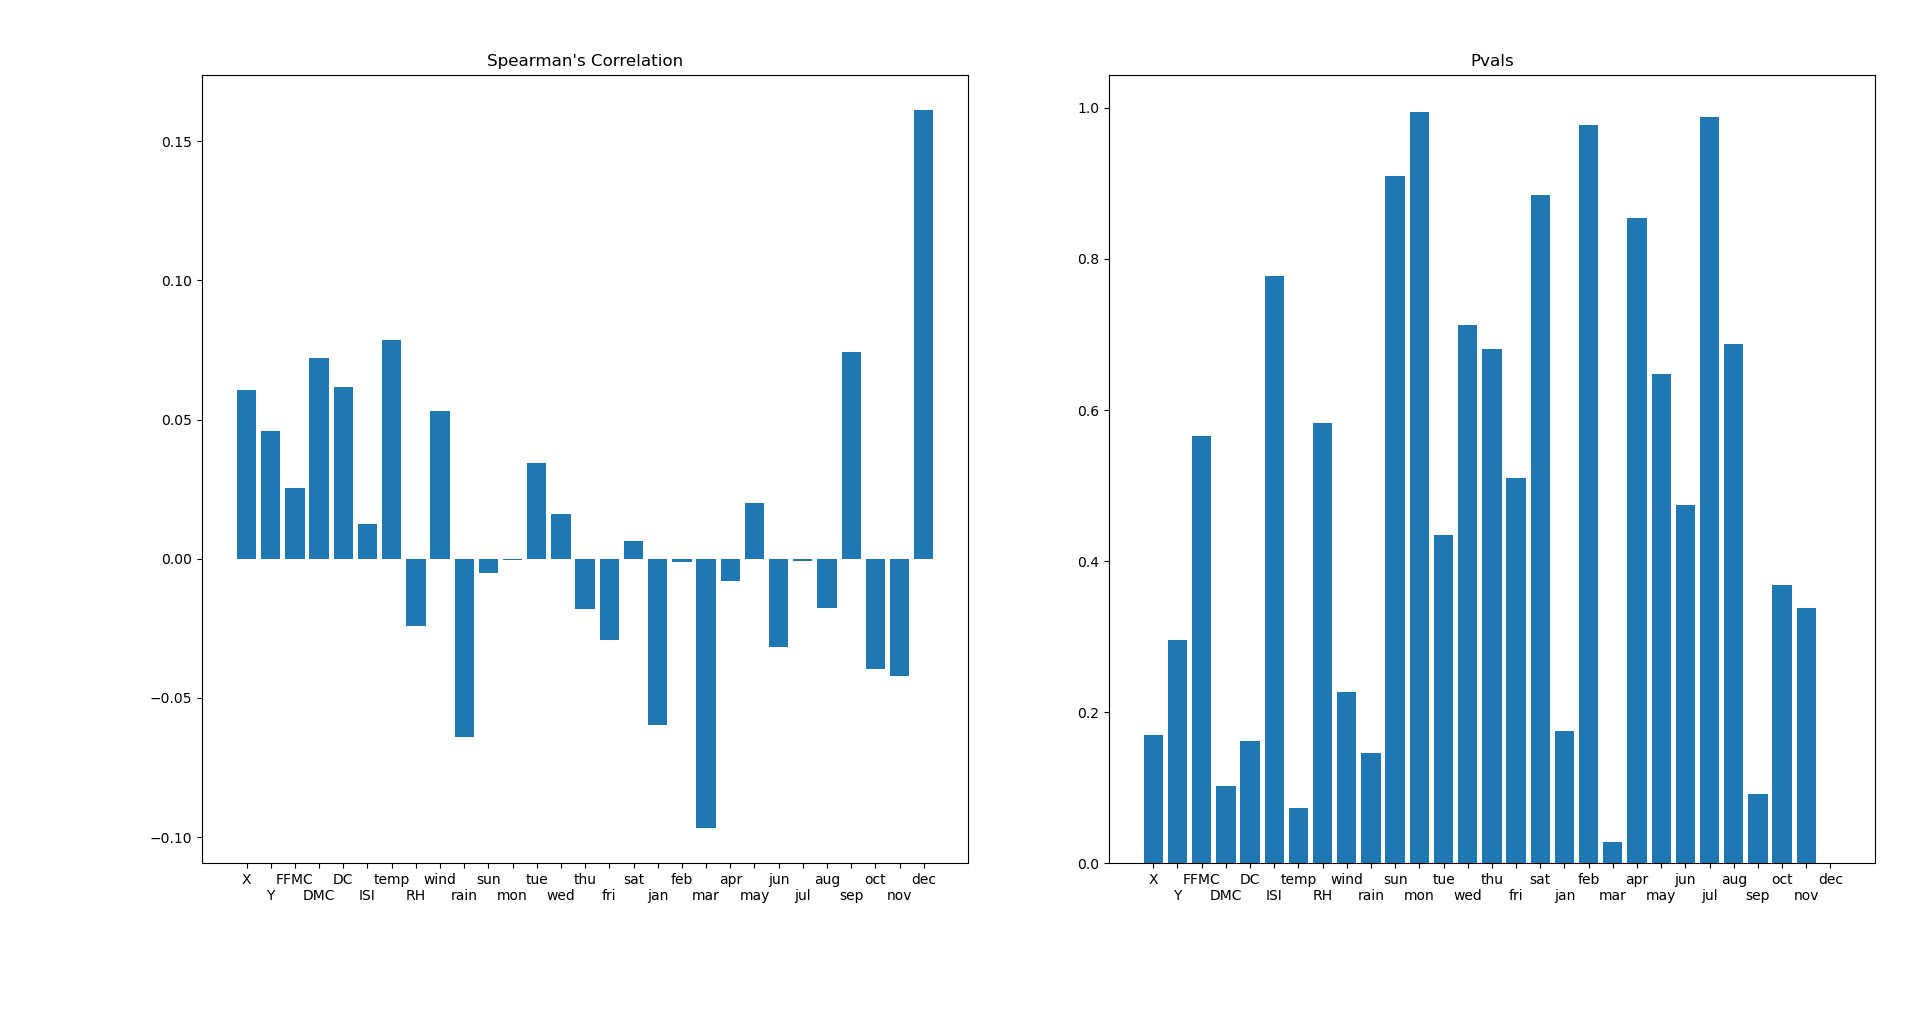

Write the Python code that produced this figure.
import numpy as np
import scipy.stats

# X not to be confused with the 'X' spatial feature which is represented in the first column of X. Confusing, but I like having feature data represented as X.

X = np.load('archive.ics.uci...forestfires_features.npy') 
Y = np.load('archive.ics.uci...forestfires_area.npy')
keys = np.load('archive.ics.uci...forestfires_feature_keys.npy')
# print(keys)
# ['X' 'Y' 'FFMC' 'DMC' 'DC' 'ISI' 'temp' 'RH' 'wind' 'rain' 'sun' 'mon' 'tue' 'wed' 'thu' 'fri' 'sat' 'jan' 'feb' 'mar' 'apr' 'may' 'jun' 'jul' 'aug' 'sep' 'oct' 'nov' 'dec'].

# Spearman's correlation and p-vals:
corr_sp = scipy.stats.spearmanr(np.append(X,Y,axis=1)) # spearman's
# print('corr_sp',np.array(corr_sp).shape)
# (2, 30, 30)
# First entry of corr_sp is corr_np, the Spearman's correlation.
# Second entry is p-vals.

def most_statistically_sig():
    # returns rank of most statistically significant as 1, to least statistically significant as 30 corresponding to features in relation to area.
    pvals_area = np.array(corr_sp)[1][-1,:]
    from scipy.stats import rankdata
    return rankdata(pvals_area.reshape(1,-1))

def bar_plots():

    import matplotlib.pyplot as plt
    global keys
    xlabels = keys.reshape(-1,).tolist()
    for n in range(len(xlabels)):
        xlabels[n] = xlabels[n]+'\n'*(n%2)
    print(xlabels)
    corr = np.array(corr_sp)[0][-1,:-1]
    pval = np.array(corr_sp)[1][-1,:-1]

    fig, axs = plt.subplots(1, 2)

    axs[0].set_title('Spearman\'s Correlation')
    axs[0].bar(keys,corr)
    axs[0].set_xticks([n for n in range(len(xlabels))])
    axs[0].set_xticklabels(xlabels)
    axs[1].set_title('Pvals')
    axs[1].bar(keys,pval)
    axs[1].set_xticks([n for n in range(len(xlabels))])
    axs[1].set_xticklabels(xlabels)
    for tick in axs[0].xaxis.get_major_ticks()[1::2]:
        tick.set_pad(15)
    for tick in axs[1].xaxis.get_major_ticks()[1::2]:
        tick.set_pad(15)

    plt.tight_layout()
    plt.show()
    plt.subplots(1, 2, sharey='row')

if __name__=='__main__':
    bar_plots()
    # sig = most_statistically_sig()
    # keys = np.append(keys,'area')
    # corr = np.array(corr_sp)[0][-1,:]
    # for n in range(1,30):
    #     ind = (sig==n)
    #     print(keys[ind],corr[ind])
